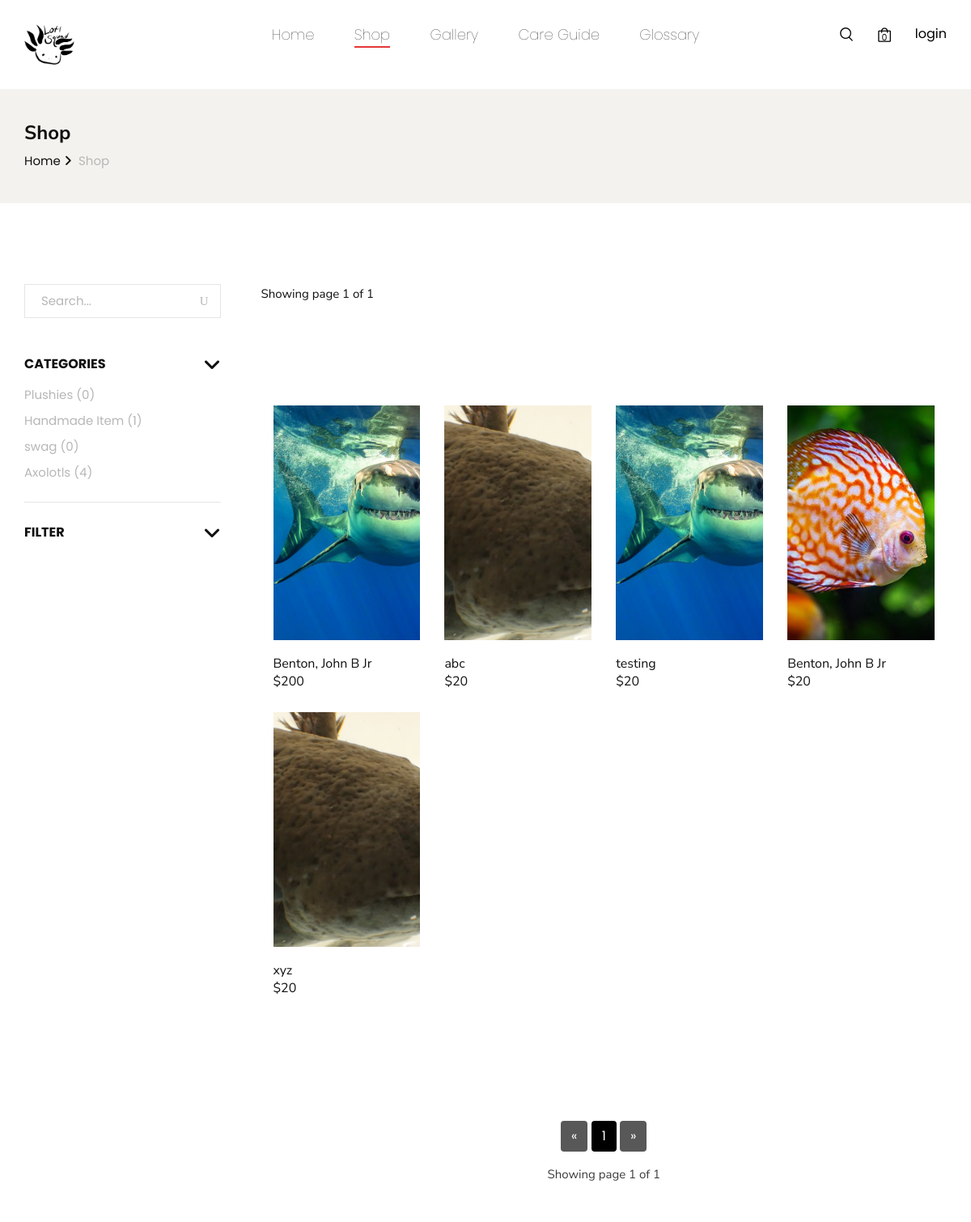
The page /shop (upper part) on the database as committed earlier.
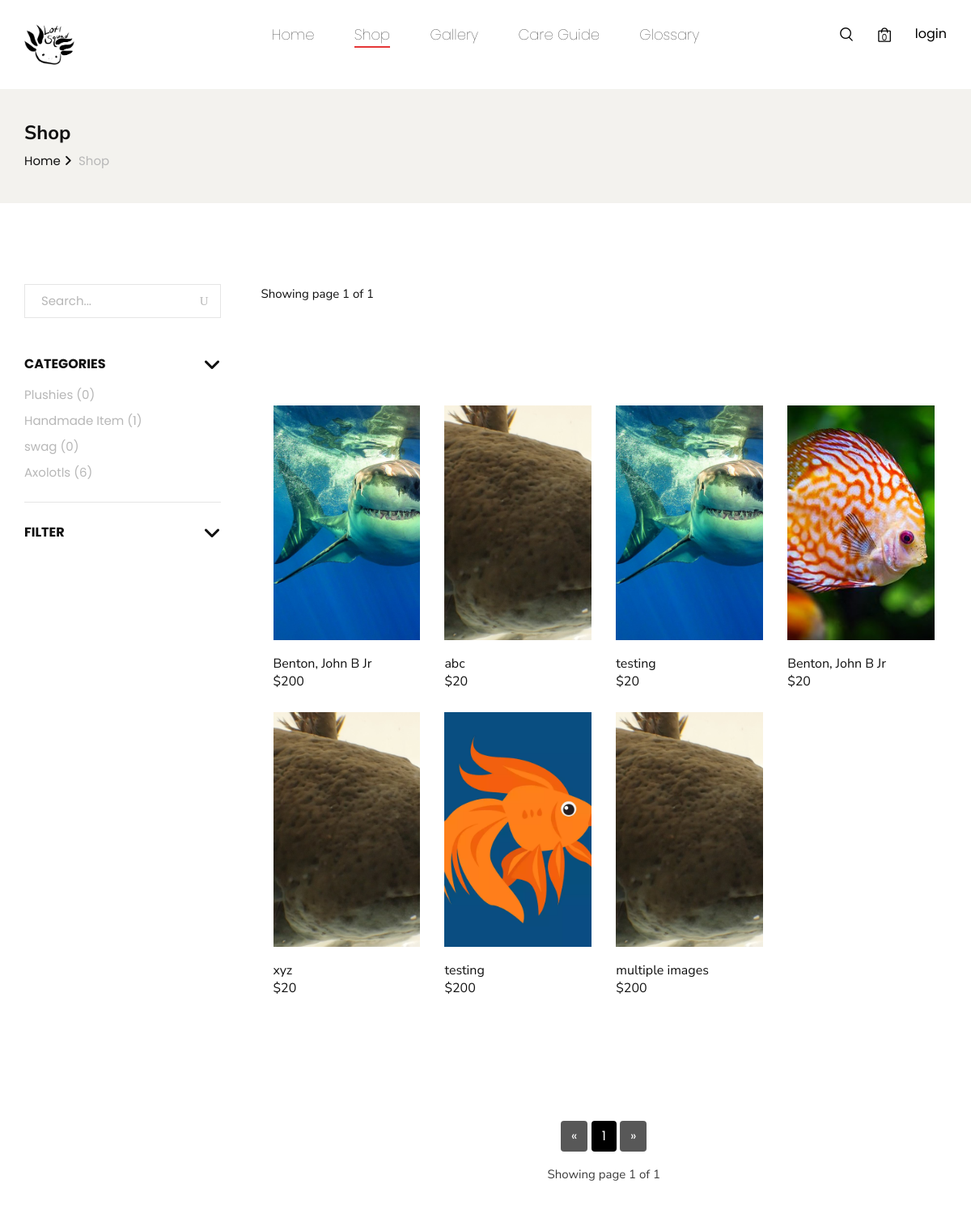
The same page on the database as committed later.
### main.py (models this page shows)
class Products(db.Model):
    id = db.Column(db.Integer, primary_key=True)
    name = db.Column(db.String(255), nullable=False)
    description = db.Column(db.String(255), nullable=False)
    additional_description = db.Column(db.String(1000))
    category = db.Column(db.String(255), nullable=False)
    sub_category = db.Column(db.String(255))
    sub_cat_size = db.Column(db.String(255), default="")
    sub_cat_gender = db.Column(db.String(255), default="")
    sub_cat_homo = db.Column(db.String(255), default="")
    sub_cat_albino = db.Column(db.String(255), default="")
    sub_cat_melanoid = db.Column(db.String(255), default="")
    sub_cat_leucistic = db.Column(db.String(255), default="")
    sub_cat_wild = db.Column(db.String(255), default="")
    sub_cat_heter = db.Column(db.String(255), default="")
    stock = db.Column(db.Integer, nullable=False)
    unit_price = db.Column(db.Integer, nullable=False)
    visibility = db.Column(db.Boolean(), default=1)
    image = db.Column(db.String(255))
    image2= db.Column(db.String(255))
    image3 = db.Column(db.String(255))
    created = db.Column(db.TIMESTAMP(), server_default=func.now())
    modified = db.Column(
        db.TIMESTAMP(), server_default=func.now(), onupdate=func.current_timestamp()
    )
    owner_id = db.Column(
        db.Integer, db.ForeignKey("user.id", ondelete="CASCADE"), nullable=False
    )
    orderitems = db.relationship("OrderItems", backref="products", lazy=True)
    rating = db.relationship("Ratings", backref="products", lazy=True)
    tags = db.Column(db.String(255))

### main.py (the view)
@app.route("/shop")
def shop():
    try:
        cart_data = session["SHOP"]
    except:
        cart_data = {}
    row_per_page = 10
    page = request.args.get("page", 1, type=int)
    product = Products.query.paginate(page=page, per_page=row_per_page)
    plushies = Products.query.filter_by(category="Plushies").all()
    Handmade = Products.query.filter_by(category="Handmade").all()
    Swag = Products.query.filter_by(category="Swag").all()
    Axolotls = Products.query.filter_by(category = "Axolotls").all()
    return render_template(
        "shop.html",
        product=product,
        cart_data=cart_data,
        plushies=plushies,
        handmade=Handmade,
        swag=Swag,
        axolotls = Axolotls,
        category="shop",
    )

### templates/shop.html (shortened to what the changed rows need)
{%extends 'base.html' %}
{%block content%}
    <section class="shop spad">
        <div class="container">
            <div class="row">
                <div class="col-lg-3">
                    <div class="shop__sidebar">
                        <div class="shop__sidebar__accordion">
                            <div class="accordion" id="accordionExample">
                                <div class="card">
                                    <div id="collapseOne" class="collapse show" data-parent="#accordionExample">
                                        <div class="card-body">
                                            <div class="shop__sidebar__price">
                                                <ul class="">
                                                    {%if cat == "Axolotls"%}
                                                    <li style="color:white; background-color:black; font-size:20px; font-weight:bold;"><a href="/pro_cat/Axolotls">Axolotls ({{axolotls |length}})</a></li>
                                                    {%else%}
                                                    <li><a href="/pro_cat/Axolotls">Axolotls ({{axolotls|length}})</a></li>
                                                    {%endif%}
                                                </ul>
                                            </div>
                                        </div>
                                    </div>
                                </div>
                            </div>
                        </div>
                    </div>
                </div>
                <div class="col-lg-9">
<section class="section-products" >
		<div class="container">
            {%if not product.items%}
            <p style="background-color:yellow">sorry no result founded!</p>
            {%else%}
				<div class="row">
					{% for products in product.items %}
						<div class="col-md-6 col-lg-4 col-xl-3" >
								<div id="product-{{products.id}}" class="single-product"  >
										<div class="part-1" style="">
										</div>
										<div class="part-2">
												<h3 class="product-title">{{products.name[:20]}}</h3>
												<h4 class="product-price">${{products.unit_price}}</h4>
										</div>
								</div>
						</div>
					{%endfor%}
{%endif%}
				</div>
		</div>
</section>
                    <br><br><br>
                    <div class="row">
                                   <div class="col-lg-12">
            <div class="text-center">
               <a href="{{ url_for('Home', page=product.prev_num) }}"
                  class="btn
                  {% if product.page == 1 %}disabled{% endif %}" style="color:white; background-color:black;">
                   &laquo;
               </a>
            {% for page_num in product.iter_pages(left_edge=1, right_edge=1, left_current=1, right_current=2) %}
            {% if page_num %}
                       {% if product.page == page_num %}
                       <a href="{{ url_for('Home', page=page_num) }}"
                          class="btn" style="color:white; background-color:black;">
                           {{ page_num }}
                       </a>
                       {% else %}
                       <a href="{{ url_for('Home', page=page_num) }}"
                          class="btn" style="color:white; background-color:black;">
                           {{ page_num }}
                       </a>
                       {% endif %}
                   {% else %}
                       ...
                   {% endif %}
               {% endfor %}
               <a href="{{ url_for('Home', page=product.next_num) }}"
                  class="btn
                  {% if product.page == product.pages %}disabled{% endif %}" style="color:white; background-color:black;">
                   &raquo;
               </a>
            <p class="text-center mt-3">
              Showing page {{ product.page }} of {{ product.pages }}
            </p>
            </div>
            </div>
                    </div>
                </div>
            </div>
        </div>
    </section>
    {%endblock%}

Rows that differ between the two databases and show on the page:
added Products: name "testing", unit_price "200"
added Products: name "multiple images", unit_price "200"
Other text that changed with them:
{{ axolotls|length }}: "4" → "6"
